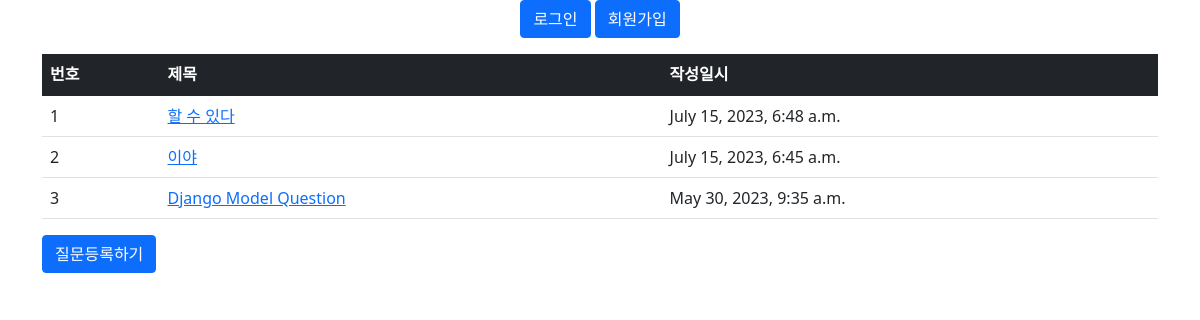
/hello/, run on the app's committed database.
### hello/models.py (models this page shows, shortened)
class Question(models.Model):
    subject = models.CharField(max_length = 2000)
    content = models.TextField()
    create_date = models.DateTimeField()

### hello/views.py (the view)
# urls.py: path('', views.index),
def index(request):
    question_list = Question.objects.order_by('-create_date')
    context = {'question_list': question_list} #딕셔너리 형태
    return render(request, 'hello/question_list.html',context)

### templates/hello/question_list.html (shortened to what this page needs)
{% extends 'common/base.html'%}
{% block content %}
<div class="text-center">
    <a href="login.html" class="btn btn-primary">로그인</a>
    <a href="newuser.html" class="btn btn-primary">회원가입</a>
</div>
<div class = "container my-3">
    <table class ="table">
        <thead>
        <tr class = "table-dark">
            <th>번호</th>
            <th>제목</th>
            <th>작성일시</th>
        </tr>
        </thead>
        <tbody>
        {% if question_list %}
        {% for question in question_list %}
        <tr>
            <td>{{ forloop.counter}}</td>
            <td>
                <a href="{% url 'hello:detail' question.id %}">{{ question.subject }}</a>
            </td>
            <td>{{ question.create_date }}</td>
        </tr>
        {% endfor %}
        {% else %}
        <tr>
            <td colspan="3">질문이 없습니다</td>
        </tr>
        {% endif %}
        </tbody>
    </table>
    <a href="{% url 'hello:question_form'%}" class="btn btn-primary">질문등록하기</a>
</div>
{% endblock %}
<!-- {% load static %}

### data on the page
Question: subject "할 수 있다", create_date "July 15, 2023, 6:48 a.m."
Question: subject "이야", create_date "July 15, 2023, 6:45 a.m."
Question: subject "Django Model Question", create_date "May 30, 2023, 9:35 a.m."
